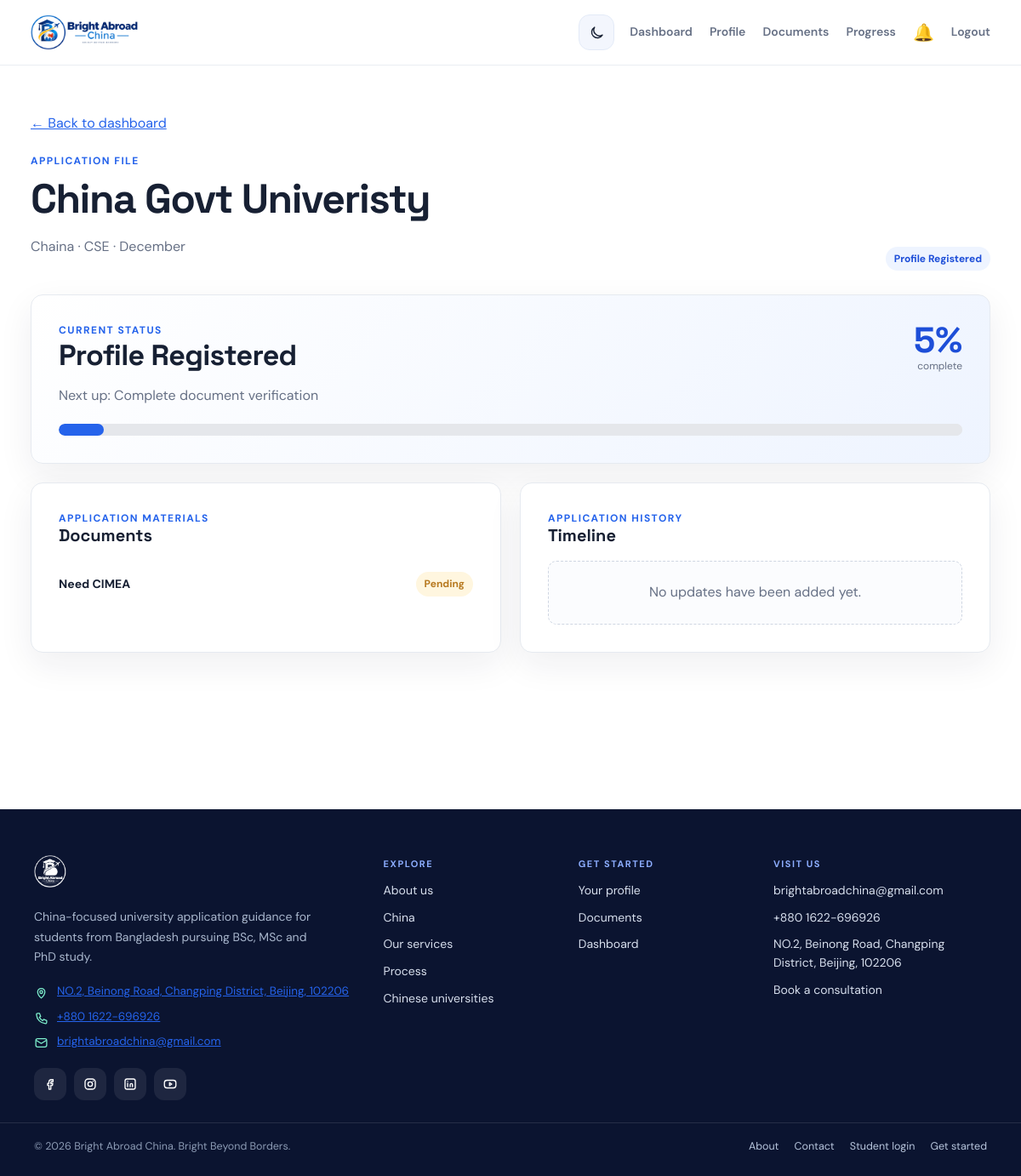
The page /students/application/2/ (signed in) on the database its author committed.
### students/models.py (models this page shows, shortened)
class StudentApplication(models.Model):
    STATUS_CHOICES = StudentProfile.STATUS_CHOICES
    student = models.ForeignKey(
        StudentProfile,
        on_delete=models.CASCADE,
        related_name="applications"
    )
    destination_country = models.CharField(max_length=100)
    university = models.CharField(max_length=200)
    course = models.CharField(max_length=200)
    intake = models.CharField(max_length=100, blank=True)
    drive_link = models.URLField(blank=True)
    current_status = models.CharField(
        max_length=30,
        choices=STATUS_CHOICES,
        default="registered"
    )
    progress = models.PositiveIntegerField(default=0)
    next_step = models.CharField(max_length=255, blank=True)
    created_at = models.DateTimeField(auto_now_add=True)
    updated_at = models.DateTimeField(auto_now=True)
    class Meta:
        ordering = ("-updated_at", "-created_at")

class Document(models.Model):
    PRIORITY_CHOICES = (
        ("normal", "Normal"),
        ("urgent", "Urgent"),
    )
    student = models.ForeignKey(
        StudentProfile,
        on_delete=models.CASCADE,
        related_name="documents"
    )
    application = models.ForeignKey(
        StudentApplication,
        on_delete=models.CASCADE,
        related_name="documents",
        null=True,
        blank=True
    )
    name = models.CharField(
        max_length=200
    )
    required = models.BooleanField(
        default=True
    )
    received = models.BooleanField(
        default=False
    )
    priority = models.CharField(
        max_length=20,
        choices=PRIORITY_CHOICES,
        default="normal"
    )
    note = models.TextField(
        blank=True
    )
    created_at = models.DateTimeField(
        auto_now_add=True
    )
    updated_at = models.DateTimeField(
        auto_now=True
    )

### students/views.py (the view)
# urls.py: path("application/<int:pk>/", application_detail_view, name="application_detail"),
@login_required
def application_detail_view(request, pk):
    profile, created = StudentProfile.objects.get_or_create(
        user=request.user
    )
    application = get_object_or_404(
        profile.applications,
        pk=pk,
    )
    return render(
        request,
        "students/application_detail.html",
        {
            "application": application,
            "documents": application.documents.all(),
            "timeline": application.timeline_events.all(),
        },
    )

### students/context_processors.py (called while the page is built)
def notification_context(request):
    unread_notification_count = 0
    recent_notifications = []
    user = getattr(request, "user", None)
    if user is not None and user.is_authenticated:
        profile = StudentProfile.objects.filter(
            user=user
        ).first()
        if profile is not None:
            recent_notifications = list(profile.notifications.all()[:5])
            unread_notification_count = profile.notifications.filter(
                is_read=False
            ).count()
    return {
        "unread_notification_count": unread_notification_count,
        "recent_notifications": recent_notifications,
    }

### templates/students/application_detail.html (shortened to what this page needs)
{% extends "base.html" %}
{% block content %}
<div class="agency-detail-page">
    <div class="detail-header">
        <div>
            <a class="button-ghost" href="{% url 'dashboard' %}">← Back to dashboard</a>
            <p class="eyebrow" style="margin-top: 22px;">Application file</p>
            <h1>{{ application.university }}</h1>
            <p class="muted">{{ application.destination_country }} · {{ application.course }}{% if application.intake %} · {{ application.intake }}{% endif %}</p>
        </div>
        <span class="status-pill">{{ application.get_current_status_display }}</span>
    </div>
    <div class="progress-hero card">
        <div><p class="eyebrow">Current status</p><h2>{{ application.get_current_status_display }}</h2><p>{% if application.next_step %}Next up: {{ application.next_step }}{% else %}Your agency will share the next step here.{% endif %}</p></div>
        <div class="progress-score"><strong>{{ application.progress }}%</strong><span>complete</span></div>
        <progress class="application-progress" value="{{ application.progress }}" max="100">{{ application.progress }}%</progress>
    </div>
    <div class="detail-grid">
        <section class="card detail-panel">
            <div class="section-heading"><div><p class="eyebrow">Application materials</p><h3>Documents</h3></div></div>
            {% if documents %}<div class="item-list">{% for document in documents %}<div class="list-item"><strong>{{ document.name }}</strong>{% if document.received %}<span class="status-pill success">Received</span>{% else %}<span class="status-pill warning">Pending</span>{% endif %}</div>{% endfor %}</div>{% else %}<div class="empty-state">No documents have been assigned to this application yet.</div>{% endif %}
        </section>
        <section class="card detail-panel">
            <div class="section-heading"><div><p class="eyebrow">Application history</p><h3>Timeline</h3></div></div>
            {% if timeline %}<div class="timeline-list">{% for event in timeline %}<div class="timeline-row"><span class="timeline-dot {% if event.is_completed %}complete{% endif %}"></span><div><strong>{{ event.title }}</strong><p>{{ event.description }}</p><small>{{ event.event_date|date:"d M Y, h:i A" }}</small></div></div>{% endfor %}</div>{% else %}<div class="empty-state">No updates have been added yet.</div>{% endif %}
        </section>
    </div>
</div>
{% endblock %}

### static/css/agency.css (style rules this page uses)
html { scroll-behavior: smooth; scroll-padding-top: 96px; -webkit-text-size-adjust: 100%; overflow-x: hidden !important; }
body { -webkit-tap-highlight-color: transparent; overflow-x: hidden !important; }
.navbar .navbar-inner, .container, .home-wrap, .footer-inner, .footer-bottom, .agency-detail-page .detail-header, .agency-detail-page .detail-grid { max-width: var(--max-width); }

### templates/base.html (style rules this page uses)
:root { --ink: #172033; --muted: #667085; --line: #e6eaf0; --canvas: #ffffff; --surface: #ffffff; --blue: #2563eb; --blue-dark: #1d4ed8; --blue-soft: #eef4ff; --green: #16805b; --red: #c24149; --amber: #b7791f; --shadow: 0 14px 40px rgba(23, 32, 51, 0.07); --max-width: 1380px; --max-reading: 1380px; --brand-mint: #7ef0cd; --brand-deep: #0d1734; --radius-card: 18px; --radius-card-lg: 26px; --app-bar-height: 60px; --bottom-nav-height: calc(62px + env(safe-area-inset-bottom, 0px)); }
* { box-sizing: border-box; }
body { background: #ffffff; color: var(--ink); font-family: "DM Sans", "Segoe UI", sans-serif; line-height: 1.55; margin: 0; }
.card { background: var(--surface); border: 1px solid var(--line); border-radius: 14px; box-shadow: var(--shadow); padding: clamp(20px, 3vw, 32px); transition: border-color 180ms ease, box-shadow 180ms ease, transform 180ms ease; }
.eyebrow { color: var(--blue); font-size: 12px; font-weight: 700; letter-spacing: 0.12em; margin: 0 0 8px; text-transform: uppercase; }
h1, h2, h3, h4 { font-family: "Space Grotesk", sans-serif; line-height: 1.15; margin-top: 0; }
h1 { font-size: clamp(30px, 4vw, 48px); letter-spacing: -0.03em; }
h2 { font-size: clamp(24px, 3vw, 34px); letter-spacing: -0.02em; }
h3 { font-size: 20px; }
p { color: var(--muted); }
a { color: var(--blue); }
.button-ghost { background: transparent; color: var(--blue); padding-left: 0; padding-right: 0; }
.muted { color: var(--muted); }
.status-summary, .section-heading, .list-item, .timeline-row { align-items: center; display: flex; justify-content: space-between; }
.progress-hero { background: linear-gradient(135deg, #ffffff 0%, #eef4ff 100%); display: grid; gap: 10px 24px; grid-template-columns: 1fr auto; margin-bottom: 22px; }
.progress-hero h2 { margin-bottom: 4px; }
.progress-hero p { margin-bottom: 0; }
.progress-hero .application-progress { grid-column: 1 / -1; margin-top: 10px; }
.progress-score { align-items: flex-end; display: flex; flex-direction: column; }
.progress-score strong { color: var(--blue-dark); font-family: "Space Grotesk", sans-serif; font-size: 42px; line-height: 1; }
.progress-score span { color: var(--muted); font-size: 12px; }
.detail-header { align-items: flex-end; display: flex; justify-content: space-between; margin-bottom: 28px; }
.detail-header h1 { margin-bottom: 0; }
.detail-grid { display: grid; gap: 22px; grid-template-columns: repeat(2, minmax(0, 1fr)); }
.detail-grid .card { min-width: 0; }
.detail-panel { height: 100%; }
.detail-panel h3 { margin-bottom: 20px; }
.agency-detail-page { width: 100%; }
.agency-detail-page .detail-header, .agency-detail-page .detail-grid { max-width: 1400px; }
.agency-detail-page .detail-grid { grid-template-columns: repeat(2, minmax(0, 1fr)); }
.section-heading { gap: 16px; margin-bottom: 18px; }
.section-heading h3, .section-heading .eyebrow { margin-bottom: 0; }
.item-list { display: grid; gap: 2px; margin-bottom: 20px; }
.list-item, .notification-row { border-bottom: 1px solid var(--line); gap: 15px; padding: 13px 0; }
.list-item:last-child, .notification-row:last-child { border-bottom: 0; }
.list-item strong, .notification-row strong, .timeline-row strong { font-size: 14px; }
.empty-state { background: #fbfcfe; border: 1px dashed #cfd6e2; border-radius: 10px; color: var(--muted); padding: 24px; text-align: center; }
.status-pill { background: var(--blue-soft); border-radius: 999px; color: var(--blue-dark); display: inline-flex; font-size: 12px; font-weight: 700; padding: 5px 10px; }
.status-pill.warning { background: #fff6df; color: var(--amber); }
.application-progress { appearance: none; background: #e5e7eb; border: 0; border-radius: 10px; display: block; height: 14px; overflow: hidden; width: 100%; }

### rows shown on the page
StudentApplication: university "China Govt Univeristy", destination_country "Chaina", course "CSE", intake "December", current_status "Profile Registered", next_step "Complete document verification", progress "5"
Document: name "Need CIMEA", received "Pending"
